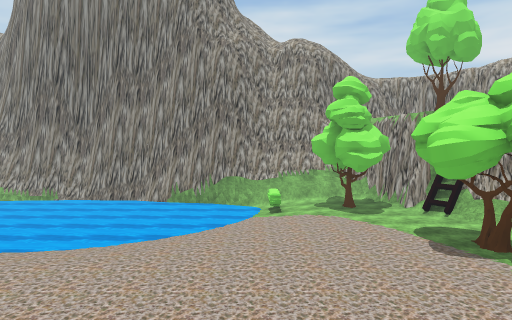
[1] (above)

24 first-person views from a walk through a 3-D level made in the Unity game engine. The camera is 1.5 m above the floor, tilts 2° down and sees 70° across. The floor is counted in squares, 2 m on a side. Each view is taken from the middle of a square. On the plan, view 1 faces up. The plan holds only what a view shows up to about 11 squares ahead; the rest is blank. The place goes on beyond the plan. The player character is not drawn. Some animated figures are left out. Some surface patterns are stand-ins.

[2]
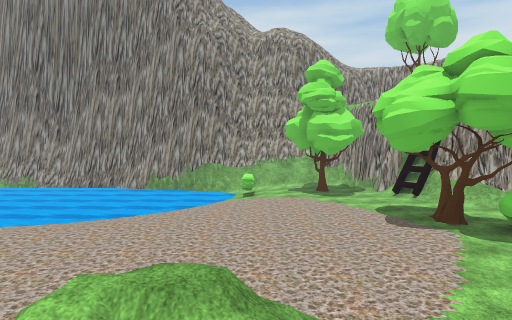

[3]
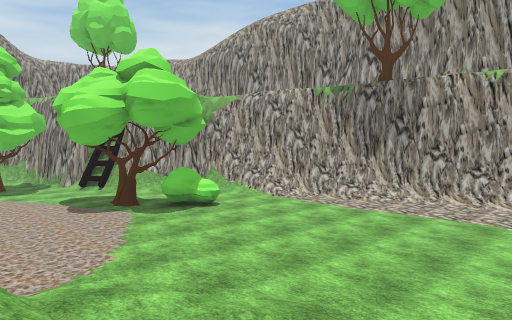

[4]
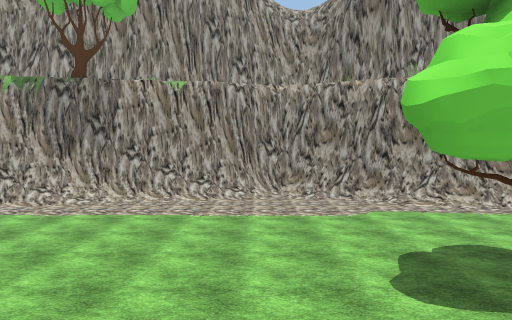

[5]
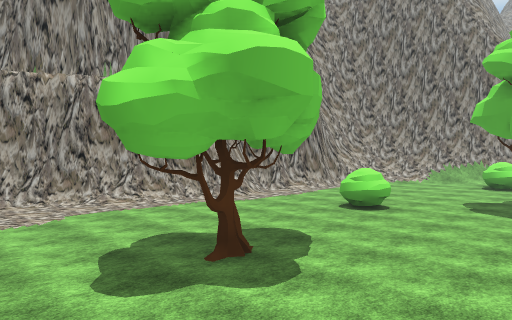

[6]
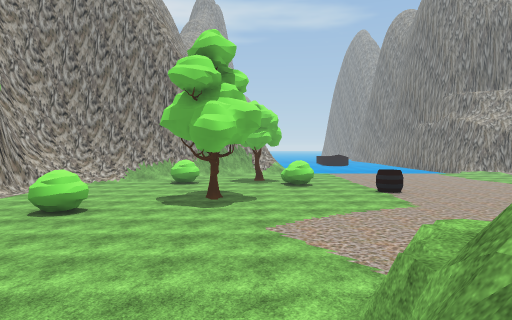

[7]
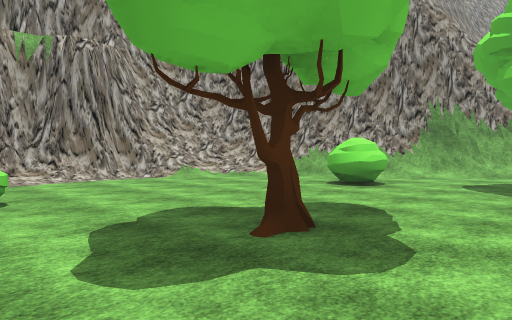

[8]
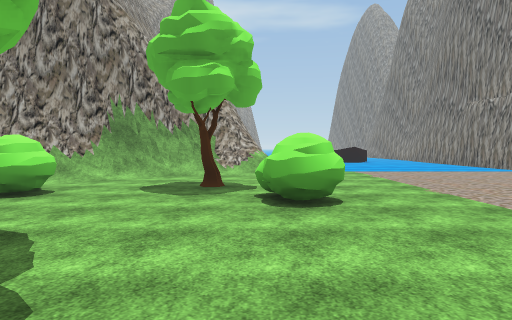

[9]
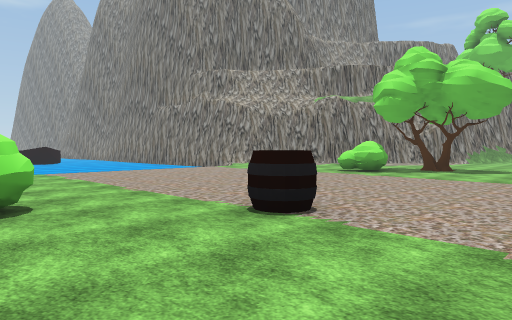

[10]
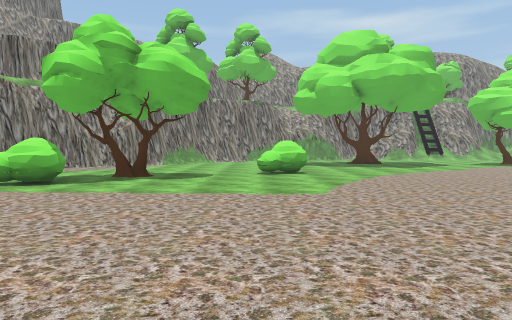

[11]
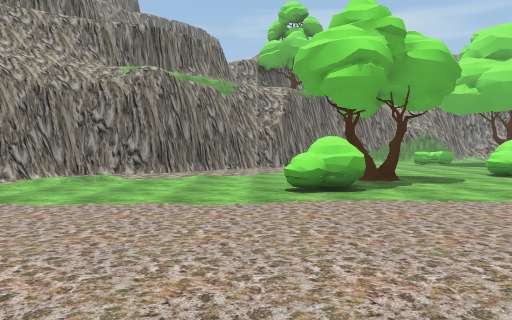

[12]
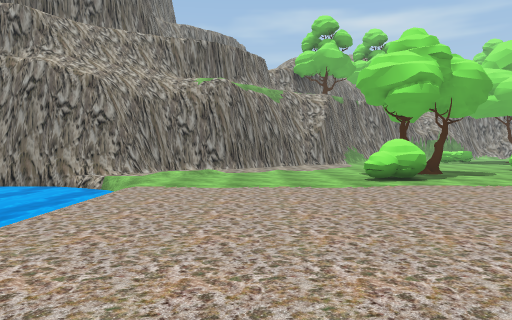

[13]
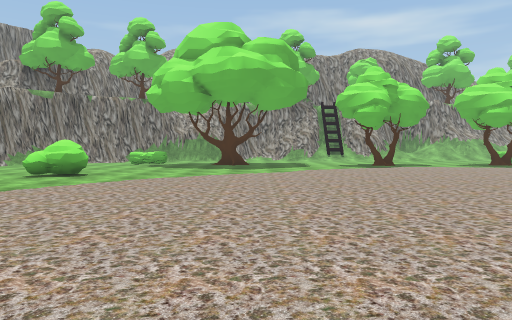

[14]
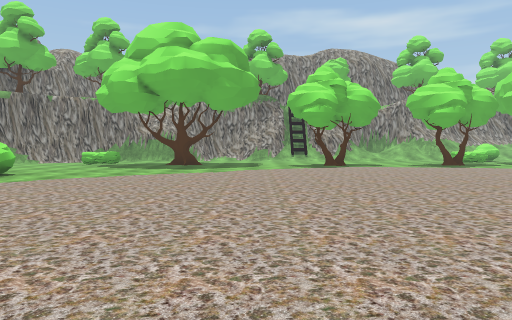

[15]
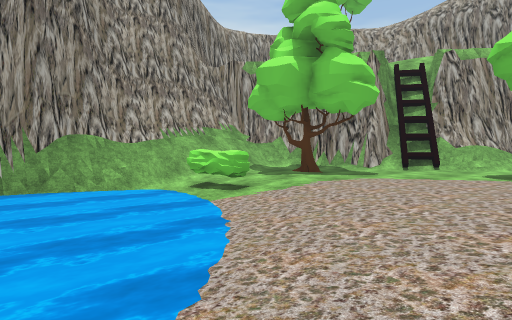

[16]
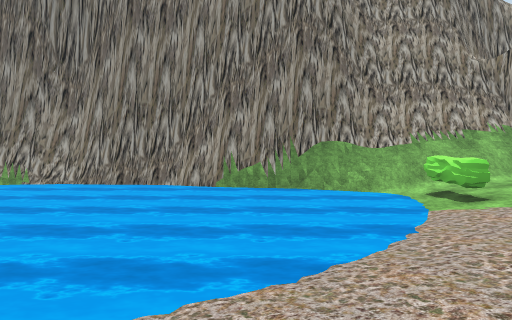

[17]
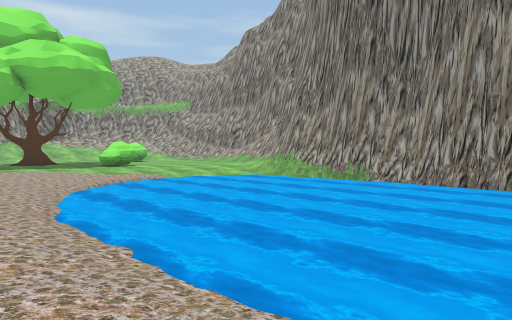

[18]
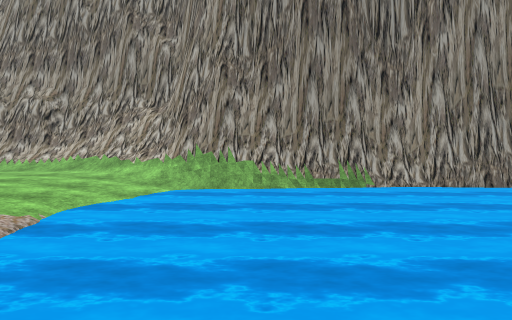

[19]
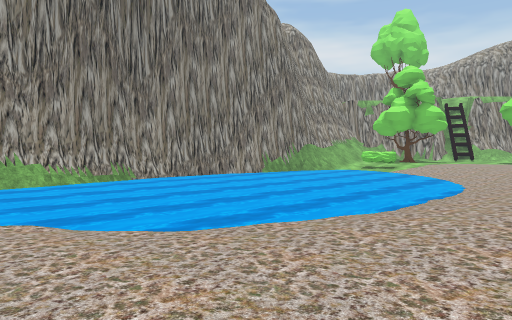

[20]
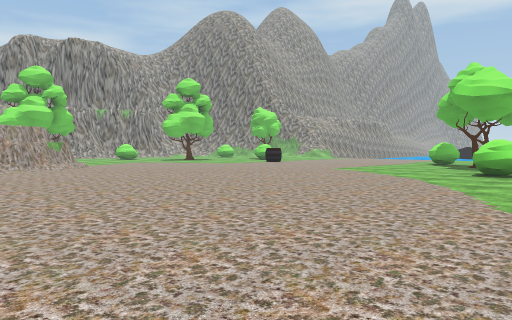

[21]
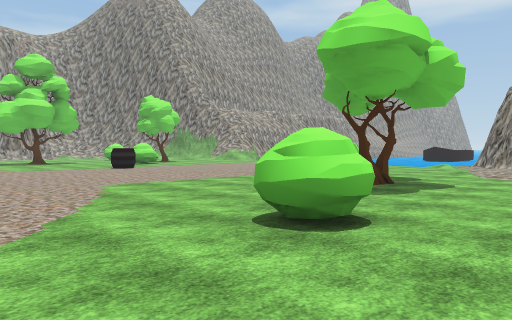

[22]
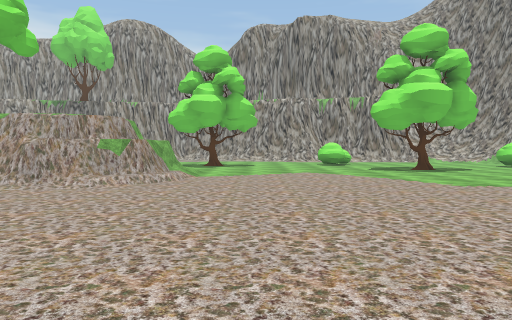

[23]
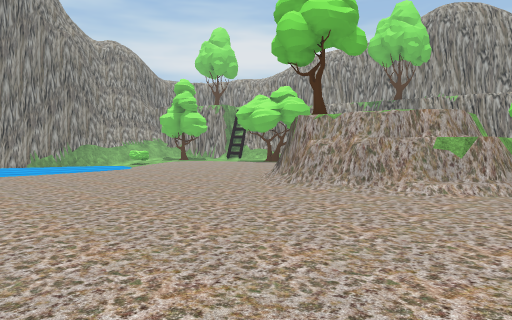

[24]
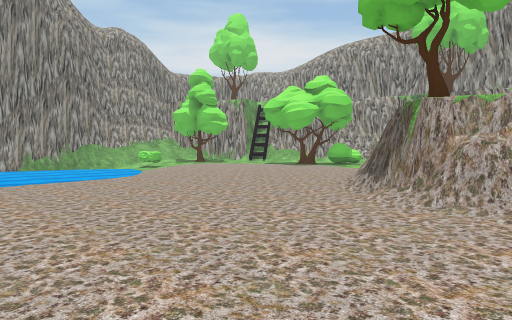

### Floor plan
Key: @ floor where view 1 was taken; # wall or solid block; . main floor; : floor 0.25 m higher than the main floor; - floor 0.25 m lower than the main floor; _ floor 0.5 m lower than the main floor; + floor 3 m higher than the main floor; / step, stairs or slope; = window, fence, low wall or low ledge; ~ water the walk can cross; ≈ water the walk keeps out of; v drop or lower ground; T tree; B bush; O other object.
Columns run from 16 left of view 1 to 12 right of it. Each row starts with its distance up from view 1.
 19 ###
 18 //########
 17 .//-###≈≈####### ####
 16 ./~~≈≈≈≈≈≈≈≈≈≈#####/
 15 ./~≈≈≈≈≈≈≈≈≈≈≈≈≈~//..#
 14 ./≈≈≈≈≈≈≈≈≈≈≈≈≈≈~B.T.##
 13  /≈≈≈≈≈≈≈≈≈≈≈≈≈~/B....##
 12  /≈≈≈≈≈≈≈≈≈≈≈≈≈~//....O#
 11 .//≈≈≈≈≈≈≈≈≈≈≈~//......##
 10 ..//≈≈≈≈≈≈≈≈≈≈//.......:#
  9 ..../_≈≈≈~~~///.........
  8  ..../////////.......T..
  7   .......//...........BB./
  6  . ..    ..............B..##
  5          .................:#
  4  ..      ..................#
  3  ....   ........../:.......##
  2  .....  .......==///:....../#
  1 ..............## ///:....../#
  0  ............#T @/ /:....../#
 -1 .............#+  /  ........#
 -2 .............#+     ........#
 -3  ............##v#  .........#
 -4  .............###/...T.....##
 -5  .........................:#
 -6  .........................##
 -7 ..........................#
 -8  .........................#
 -9 .....................BB...
-10 ..BB..................B..
-11  ..B..............T....../#
-12  .................T......##
-13  ............O...........#
-14  ...T.................../#
-15  ...TB.........BB......./#
-16  ....BB.........B...B../##
-17  .............. .T...//##
-18  ../........... ..../###
-19  .............. .../##
-20  #../.......... //###
-21  ##.//........  /###
-22   ##.//___
-23    ##≈≈≈≈≈

Where each view was taken, in squares from view 1:
view 1: 0 up, 0 right, facing up
view 2: 0 up, 1 right, facing up
view 3: 1 down, 1 right, facing up-right
view 4: 1 down, 1 right, facing right
view 5: 1 down, 1 right, facing down-right
view 6: 1 down, 1 right, facing down
view 7: 9 down, 0 right, facing down-right
view 8: 10 down, 0 right, facing down
view 9: 10 down, 0 right, facing down-left
view 10: 11 down, 3 left, facing left
view 11: 17 down, 4 left, facing left
view 12: 19 down, 2 left, facing left
view 13: 5 down, 4 left, facing left
view 14: 3 down, 4 left, facing left
view 15: 8 up, 4 left, facing up-right
view 16: 7 up, 3 left, facing up
view 17: 7 up, 4 left, facing up-left
view 18: 9 up, 12 left, facing up
view 19: 6 up, 15 left, facing up-right
view 20: 1 up, 16 left, facing down-right
view 21: 7 down, 16 left, facing down-right
view 22: 6 down, 10 left, facing right
view 23: 5 down, 9 left, facing up-right
view 24: 2 down, 8 left, facing up-right
